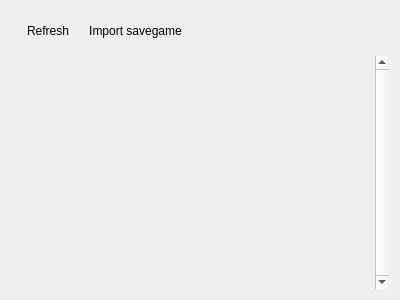
<?xml version="1.0" encoding="UTF-8"?>
<ui version="4.0">
 <class>SavegameManagerWidget</class>
 <widget class="QWidget" name="SavegameManagerWidget">
  <property name="geometry">
   <rect>
    <x>0</x>
    <y>0</y>
    <width>400</width>
    <height>300</height>
   </rect>
  </property>
  <property name="windowTitle">
   <string>Form</string>
  </property>
  <property name="locale">
   <locale language="English" country="UnitedStates"/>
  </property>
  <layout class="QVBoxLayout" name="verticalLayout_3">
   <item>
    <widget class="QWidget" name="widget" native="true">
     <layout class="QHBoxLayout" name="horizontalLayout">
      <item>
       <widget class="QToolButton" name="btnRefresh">
        <property name="text">
         <string>Refresh</string>
        </property>
        <property name="icon">
         <iconset theme="view-refresh">
          <normaloff>.</normaloff>.</iconset>
        </property>
        <property name="toolButtonStyle">
         <enum>Qt::ToolButtonTextBesideIcon</enum>
        </property>
        <property name="autoRaise">
         <bool>true</bool>
        </property>
       </widget>
      </item>
      <item>
       <widget class="QToolButton" name="btnImport">
        <property name="text">
         <string>Import savegame</string>
        </property>
        <property name="icon">
         <iconset theme="list-add">
          <normaloff>.</normaloff>.</iconset>
        </property>
        <property name="toolButtonStyle">
         <enum>Qt::ToolButtonTextBesideIcon</enum>
        </property>
        <property name="autoRaise">
         <bool>true</bool>
        </property>
       </widget>
      </item>
      <item>
       <spacer name="horizontalSpacer">
        <property name="orientation">
         <enum>Qt::Horizontal</enum>
        </property>
        <property name="sizeHint" stdset="0">
         <size>
          <width>130</width>
          <height>20</height>
         </size>
        </property>
       </spacer>
      </item>
     </layout>
    </widget>
   </item>
   <item>
    <widget class="QScrollArea" name="scrollArea">
     <property name="frameShape">
      <enum>QFrame::NoFrame</enum>
     </property>
     <property name="verticalScrollBarPolicy">
      <enum>Qt::ScrollBarAlwaysOn</enum>
     </property>
     <property name="widgetResizable">
      <bool>true</bool>
     </property>
     <widget class="QWidget" name="scrollAreaWidgetContents">
      <property name="geometry">
       <rect>
        <x>0</x>
        <y>0</y>
        <width>368</width>
        <height>240</height>
       </rect>
      </property>
      <layout class="QVBoxLayout" name="verticalLayout_2">
       <item>
        <widget class="QWidget" name="savegameItems" native="true">
         <layout class="QVBoxLayout" name="verticalLayout">
          <property name="leftMargin">
           <number>0</number>
          </property>
          <property name="topMargin">
           <number>0</number>
          </property>
          <property name="rightMargin">
           <number>0</number>
          </property>
          <property name="bottomMargin">
           <number>0</number>
          </property>
         </layout>
        </widget>
       </item>
      </layout>
     </widget>
    </widget>
   </item>
  </layout>
 </widget>
 <resources/>
 <connections/>
</ui>
